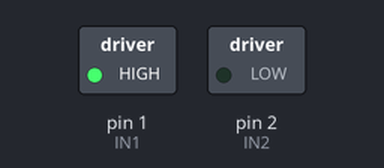
The sketch below on a simulated Arduino Uno, built with avr-gcc and run on an emulated ATmega328P. On the bench: switched loads named in the sketch (green lamp = pin HIGH).

Above: at 0.1 s.
Timing chart, 0 to 1.6 s (numbered marks = the images above):
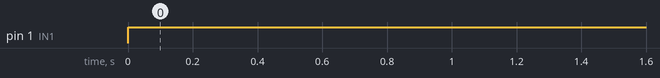

Measured:
- by itself, pin 1 (IN1): LOW → HIGH at 0.00 s

The sketch:

l293d_test_funcs.ino
```cpp
const int IN1 = 1;
const int IN2 = 2;

void setup() {
  // Initialize the control pins as outputs
  pinMode(IN1, OUTPUT);
  pinMode(IN2, OUTPUT);

  // Ensure the motor is stopped initially
  linearStop();
}

void linearUp() {
  // Set IN1 high and IN2 low to rotate the motor in one direction
  digitalWrite(IN1, LOW);
  digitalWrite(IN2, HIGH);
}

void linearDown() {
  // Set IN1 low and IN2 high to rotate the motor in the opposite direction
  digitalWrite(IN1, HIGH);
  digitalWrite(IN2, LOW);
}

void linearStop() {
  // Set both IN1 and IN2 low to stop the motor
  digitalWrite(IN1, LOW);
  digitalWrite(IN2, LOW);
}

void loop() {
  // Example usage: Move up for 2 seconds, down for 2 seconds, and then stop
//  linearUp();
//  delay(2000);
//  linearStop();
//  delay(500);
  linearDown();
//  delay(2000);
//  linearStop();
//  delay(500);
}
```
